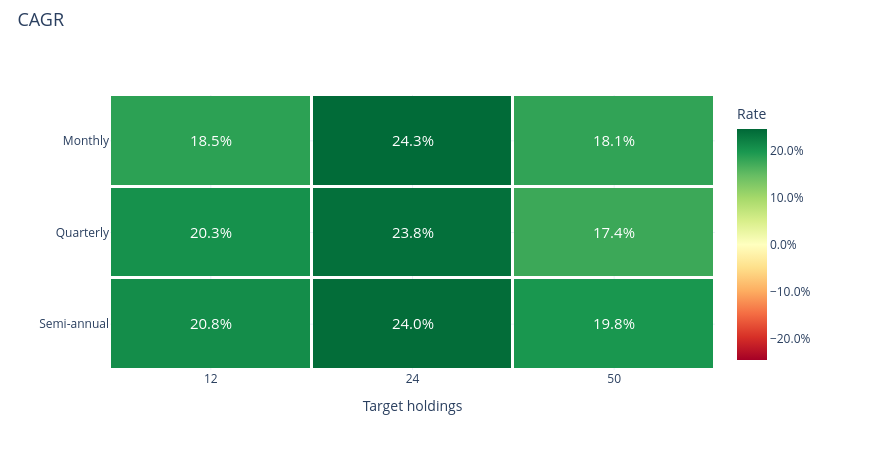

Source (notebook cell):
### Markdown cell above
### CAGR

### Code cell
research.heatmap('cagr')

### Figure 1 — Plotly figure (JSON) as saved in the notebook; plotly's stock layout.template omitted (floating-point values rounded to 4 significant figures)
{"data": [{"colorbar": {"tickformat": ".1%", "title": {"text": "Rate"}}, "colorscale": [[0.0, "rgb(165,0,38)"], [0.1, "rgb(215,48,39)"], [0.2, "rgb(244,109,67)"], [0.3, "rgb(253,174,97)"], [0.4, "rgb(254,224,139)"], [0.5, "rgb(255,255,191)"], [0.6, "rgb(217,239,139)"], [0.7, "rgb(166,217,106)"], [0.8, "rgb(102,189,99)"], [0.9, "rgb(26,152,80)"], [1.0, "rgb(0,104,55)"]], "text": [["18.5%", "24.3%", "18.1%"], ["20.3%", "23.8%", "17.4%"], ["20.8%", "24.0%", "19.8%"]], "textfont": {"size": 15}, "texttemplate": "%{text}", "type": "heatmap", "x": ["12", "24", "50"], "xgap": 3, "y": ["Monthly", "Quarterly", "Semi-annual"], "ygap": 3, "z": [[0.1848, 0.2427, 0.1814], [0.2034, 0.2376, 0.1744], [0.2077, 0.2405, 0.1978]], "zmax": 0.2453, "zmid": 0.0, "zmin": -0.2453}], "layout": {"height": 450, "hovermode": "closest", "legend": {"font": {"size": 12}, "itemclick": "toggle", "itemdoubleclick": "toggleothers", "x": 1.025, "y": 1}, "margin": {"b": 80, "l": 110, "r": 155, "t": 95}, "title": {"font": {"size": 18}, "text": "CAGR", "x": 0.02, "y": 0.97}, "width": 870, "xaxis": {"title": {"text": "Target holdings"}}, "yaxis": {"autorange": "reversed"}}}
